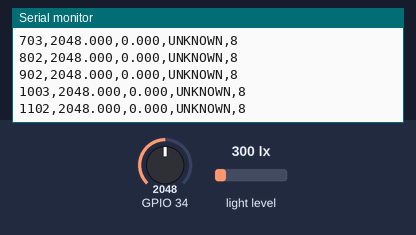
Bench run of a sketch on a simulated ESP32. Shown: the last lines printed to the serial monitor. Inputs (shaded band) come from the test bench; at power-on: GPIO 34 = 2048, light level 300 lx (analog values on the 0–4095 scale).

Above: at 1.2 s.
1.3 s: GPIO 34 set to 2866
At 1.31 s:
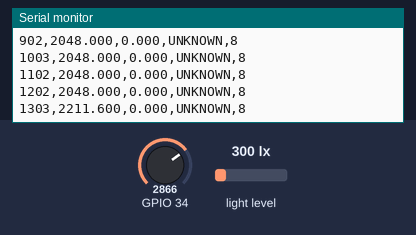
2.8 s: GPIO 34 set to 3603
At 2.81 s:
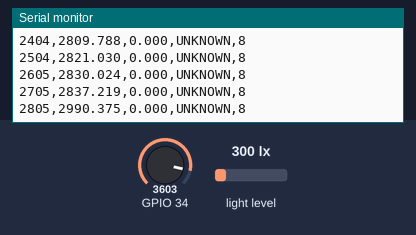
Timing chart, 0 to 5.8 s (numbered marks = the images above; inputs shaded):
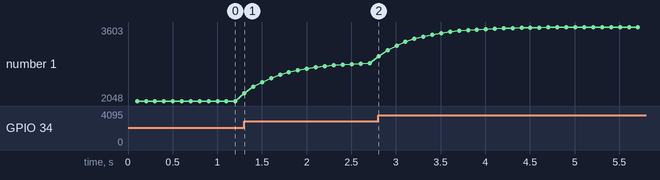

Measured:
- after the input at 1.3 s, the serial monitor: prints a new line at once (image 1)
- plotted number 1: 2048 → 2837.22 after the input at 1.3 s

The sketch:

inference.ino
```cpp
// Edryn Clyde Fernandez — ESP32 live on-device inference.
// Uses GUVA-S12SD UV ADC pin 34 and TSL2591 IR-only channel (I2C 21/22).
// Generate model.h with scripts/train_model.py then generate_model_header.py.
#include <Wire.h>
#include <Adafruit_Sensor.h>
#include <Adafruit_TSL2591.h>
#include "model.h"
Adafruit_TSL2591 tsl(2591);
float uv=0, ir=0;
bool ready=false;
unsigned long prev=0;
const float ALPHA=.2f;
int cell(float raw,float lo,float hi) {
  if (hi <= lo) return 0;
  int i=(int)floorf(((log1pf(fmaxf(raw,0))-lo)/(hi-lo))*GRID_N);
  return constrain(i,0,GRID_N-1);
}
void setup() {
  Serial.begin(115200);
  analogReadResolution(12);
  Wire.begin(21,22);
  if (!tsl.begin()) {Serial.println("# TSL2591 missing");while(true)delay(1000);}
  tsl.setGain(TSL2591_GAIN_MED);
  tsl.setTiming(TSL2591_INTEGRATIONTIME_100MS);
  Serial.println("# time_ms,uv_sensor,IR_sensor,prediction,lookup_us");
}
void loop() {
  if(millis()-prev<100)return;
  prev=millis();
  int rawUV=analogRead(34);
  uint32_t lum=tsl.getFullLuminosity();
  uint16_t rawIR=lum>>16;
  if(rawIR==0xffff || (uint16_t)lum==0xffff) return;
  if(!ready){uv=rawUV;ir=rawIR;ready=true;}
  else {uv=ALPHA*rawUV+(1-ALPHA)*uv;ir=ALPHA*rawIR+(1-ALPHA)*ir;}
  unsigned long t=micros();
  int col=cell(uv,SCALE_BOUNDS[0],SCALE_BOUNDS[1]);
  int row=cell(ir,SCALE_BOUNDS[2],SCALE_BOUNDS[3]);
  int best=-1;uint8_t high=0;
  for(int c=0;c<NUM_CLASSES;c++) {
    uint8_t val=pgm_read_byte(&CLASS_TABLE[c][row][col]);
    if(best<0||val>high){best=c;high=val;}
  }
  const char* name=high/255.0f<REJECT_TAU?"UNKNOWN":CLASS_NAMES[best];
  unsigned long elapsed=micros()-t;
  Serial.printf("%lu,%.3f,%.3f,%s,%lu\n",millis(),uv,ir,name,elapsed);
}
```

Source omitted: model.h (data table, 3937 bytes)
